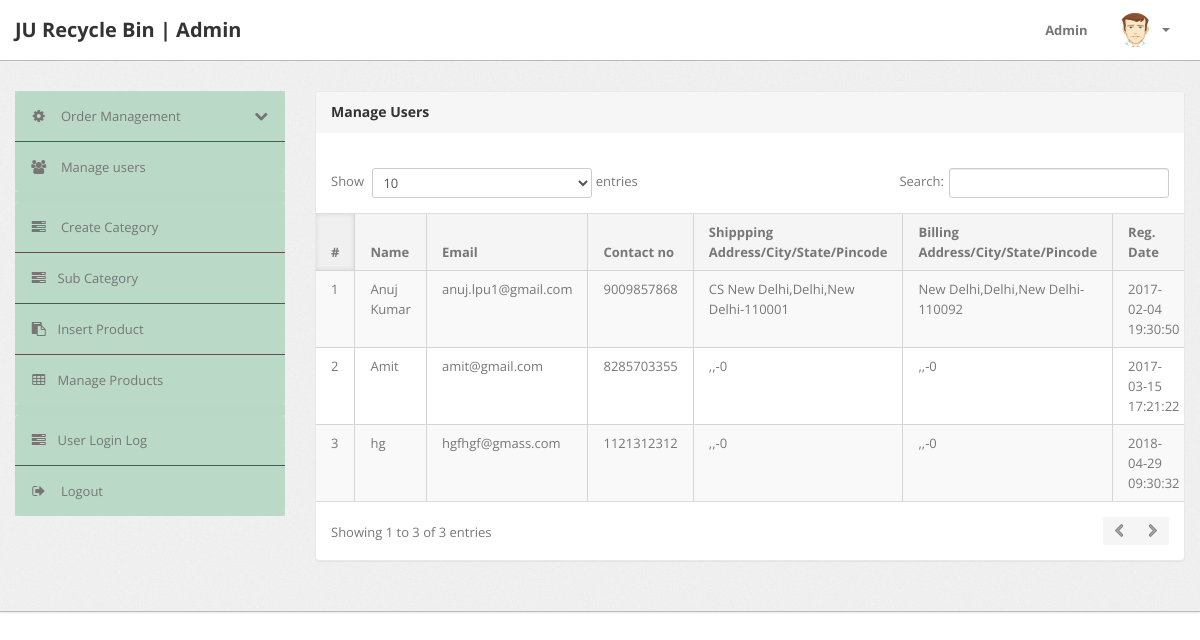
Before: /admin/manage-users.php (signed in) with the older database file.
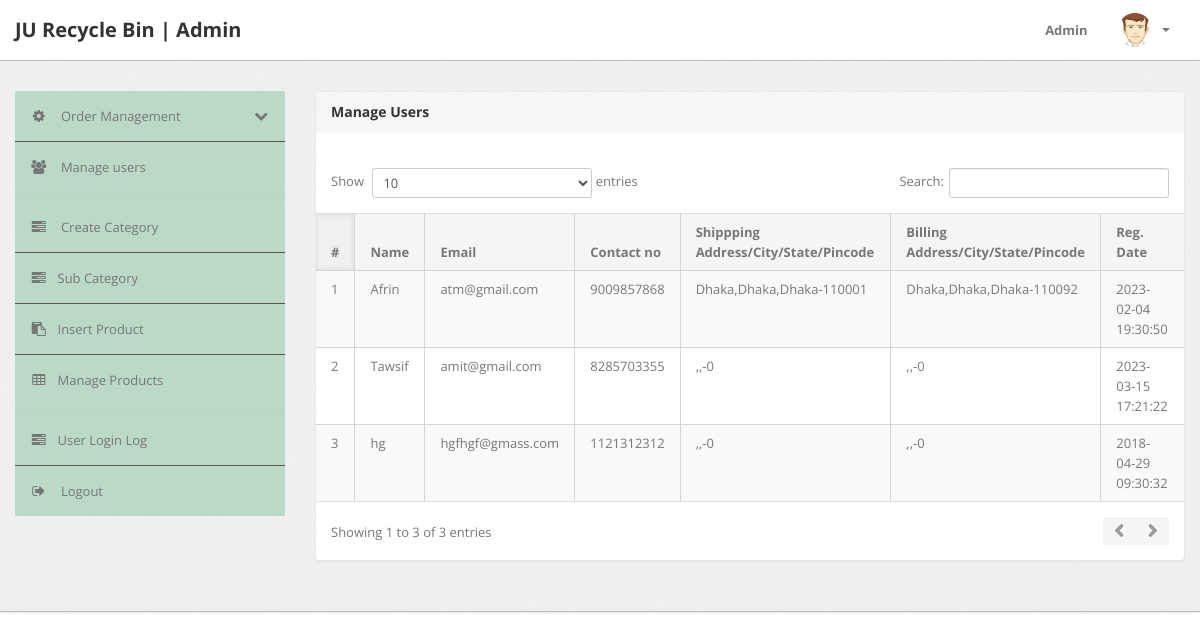
After: the same page with the newer database file.
### tables this page shows
CREATE TABLE `users` (
  `id` int(11) NOT NULL,
  `name` varchar(255) DEFAULT NULL,
  `email` varchar(255) DEFAULT NULL,
  `contactno` bigint(11) DEFAULT NULL,
  `password` varchar(255) DEFAULT NULL,
  `shippingAddress` longtext,
  `shippingState` varchar(255) DEFAULT NULL,
  `shippingCity` varchar(255) DEFAULT NULL,
  `shippingPincode` int(11) DEFAULT NULL,
  `billingAddress` longtext,
  `billingState` varchar(255) DEFAULT NULL,
  `billingCity` varchar(255) DEFAULT NULL,
  `billingPincode` int(11) DEFAULT NULL,
  `regDate` timestamp NOT NULL DEFAULT CURRENT_TIMESTAMP,
  `updationDate` varchar(255) DEFAULT NULL
);

### admin/manage-users.php (the view, shortened to what this page needs)
<?php
include('include/config.php');
if(strlen($_SESSION['alogin'])==0)
	{
header('location:index.php');
}
else{
?>
<!DOCTYPE html>
<html lang="en">
<head>
	<link type="text/css" href="bootstrap/css/bootstrap.min.css" rel="stylesheet">
	<link type="text/css" href="bootstrap/css/bootstrap-responsive.min.css" rel="stylesheet">
	<link type="text/css" href="css/theme.css" rel="stylesheet">
	<link type="text/css" href="images/icons/css/font-awesome.css" rel="stylesheet">
</head>
<body>
<?php include('include/header.php');?>
	<div class="wrapper">
		<div class="container">
			<div class="row">
<?php include('include/sidebar.php');?>
			<div class="span9">
					<div class="content">
	<div class="module">
							<div class="module-head">
								<h3>Manage Users</h3>
							</div>
							<div class="module-body table">
									<br />
								<table cellpadding="0" cellspacing="0" border="0" class="datatable-1 table table-bordered table-striped	 display" width="100%">
									<thead>
										<tr>
											<th>#</th>
											<th> Name</th>
											<th>Email </th>
											<th>Contact no</th>
											<th>Shippping Address/City/State/Pincode </th>
											<th>Billing Address/City/State/Pincode </th>
											<th>Reg. Date </th>
										</tr>
									</thead>
									<tbody>
<?php $query=mysqli_query($con,"select * from users");
$cnt=1;
while($row=mysqli_fetch_array($query))
{
?>
										<tr>
											<td><?php echo htmlentities($cnt);?></td>
											<td><?php echo htmlentities($row['name']);?></td>
											<td><?php echo htmlentities($row['email']);?></td>
											<td> <?php echo htmlentities($row['contactno']);?></td>
											<td><?php echo htmlentities($row['shippingAddress'].",".$row['shippingCity'].",".$row['shippingState']."-".$row['shippingPincode']);?></td>
											<td><?php echo htmlentities($row['billingAddress'].",".$row['billingCity'].",".$row['billingState']."-".$row['billingPincode']);?></td>
											<td><?php echo htmlentities($row['regDate']);?></td>
										<?php $cnt=$cnt+1; } ?>
								</table>
							</div>
						</div>
					</div>
				</div>
			</div>
		</div>
	</div>
<?php include('include/footer.php');?>
</body>
<?php } ?>

Changed rows visible on the page:
changed users: name "Anuj Kumar" → "Afrin"; email "anuj.lpu1@gmail.com" → "atm@gmail.com"; shippingAddress+shippingCity+shippingState "CS New Delhi,Delhi,New Delhi-110001" → "Dhaka,Dhaka,Dhaka-110001"; billingAddress+billingCity+billingState "New Delhi,Delhi,New Delhi-110092" → "Dhaka,Dhaka,Dhaka-110092"; regDate "2017-02-04 19:30:50" → "2023-02-04 19:30:50"
changed users "amit@gmail.com": name "Amit" → "Tawsif"; regDate "2017-03-15 17:21:22" → "2023-03-15 17:21:22"
